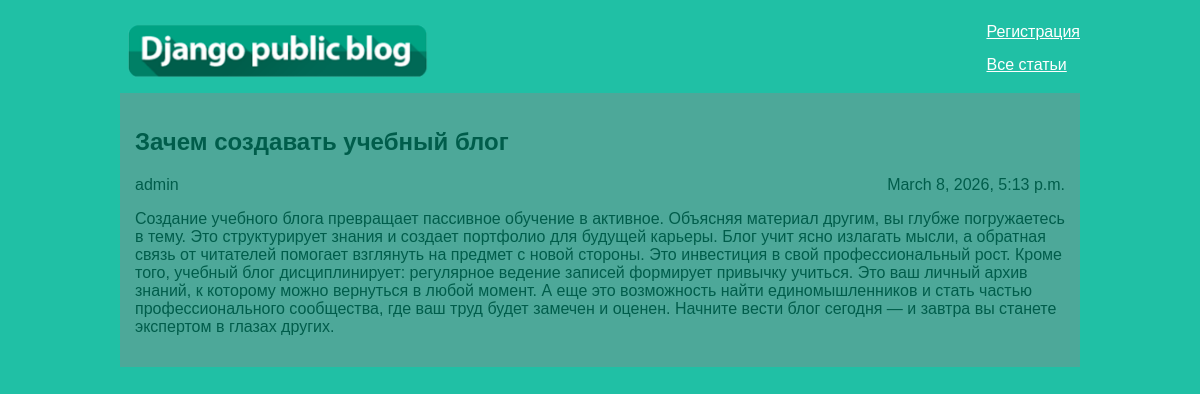
The app's page /article/1/ with its own data.
### articles/models.py (models this page shows, shortened)
class Article(models.Model):
    title = models.CharField(max_length=200)
    author = models.ForeignKey(User, on_delete=models.CASCADE)
    text = models.TextField()
    created_date = models.DateTimeField(auto_now_add=True)

### articles/views.py (the view)
# urls.py: path('article/<int:article_id>/', views.get_article, name='get_article'),
def get_article(request, article_id):
    try:
        post = Article.objects.get(id=article_id)
        return render(request, "article.html", {"post": post})
    except Article.DoesNotExist:
        raise Http404

### articles/templates/article.html
{% load static %}
<link rel="stylesheet" href="{% static 'css/article.css' %}">
<body class="article">
<div class="article-header">
    <img src="{% static 'img/dpb-logo.png' %}" alt="лого"/>
    <div class="article-header-links">
        <a class="registration" href="{% url 'registration' %}">
            Регистрация
        </a>
        <a href="{% url 'archive' %}">
            Все статьи
        </a>
    </div>
</div>
<div class="archive">
    <div class="one-post">
        <h2 class="post-title">{{ post.title }}</h2>
        <div class="article-info">
            <div class="article-author">{{ post.author.username }}</div>
            <div class="article-created-date">{{ post.created_date }}</div>
        </div>
        <p class="article-text">{{ post.text }}</p>
    </div>
</div>
</body>

### articles/static/css/article.css (style rules this page uses)
body { font-family: Tahoma, Arial, sans-serif; color: #ffffff; background: #20c0a5; }
.archive { background: #4da899; width: 960px; margin-left: auto; margin-right: auto; color: #005d4b; }
.article-author { width: 50%; float: left; }
.article-created-date { text-align: right; }
.article-header { display: flex; justify-content: space-between; width: 960px; margin-left: auto; margin-right: auto; }
.article-header img { width: 318px; }
.article-header-links { display: flex; flex-direction: column; }
.article-header a { color: #ffffff; margin-top: 15px; }
.one-post { position: relative; padding: 15px; z-index: 0; }

### records on screen
Article: title "Зачем создавать учебный блог", author.username "admin", created_date "March 8, 2026, 5:13 p.m.", text "Создание учебного блога превращает пассивное обучение в активное. Объясняя материал другим, вы глубже погружаетесь в тему. Это структурирует знания и создает портфолио для будущей карьеры. Блог учит ясно излагать мысли, а обратная связь от читателей помогает взглянуть на предмет с новой стороны. Это инвестиция в свой профессиональный рост. Кроме того, учебный блог дисциплинирует: регулярное ведение записей формирует привычку учиться. Это ваш личный архив знаний, к которому можно вернуться в любой момент. А еще это возможность найти единомышленников и стать частью профессионального сообщества, где ваш труд будет замечен и оценен. Начните вести блог сегодня — и завтра вы станете экспертом в…"
